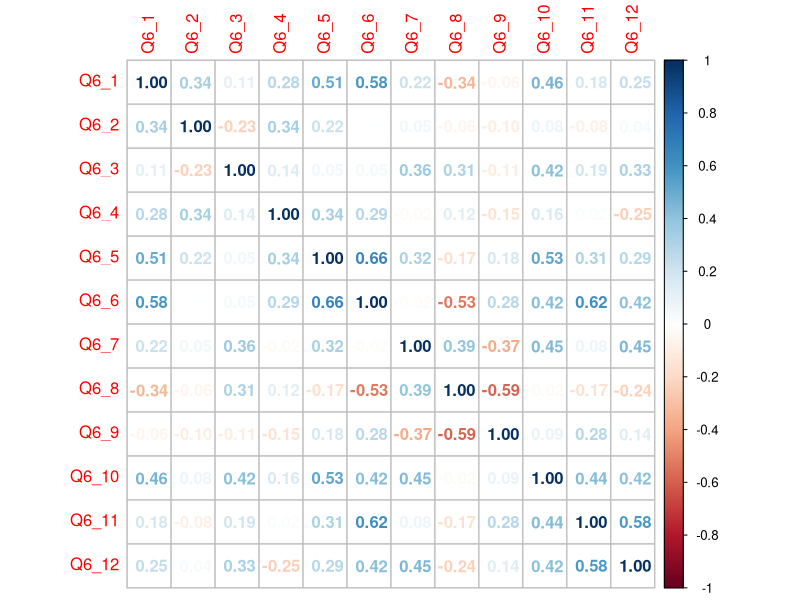
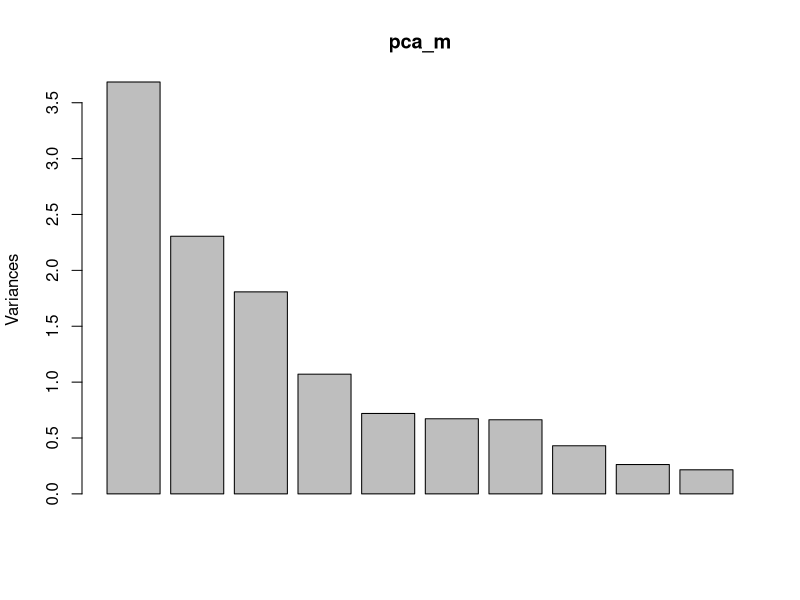
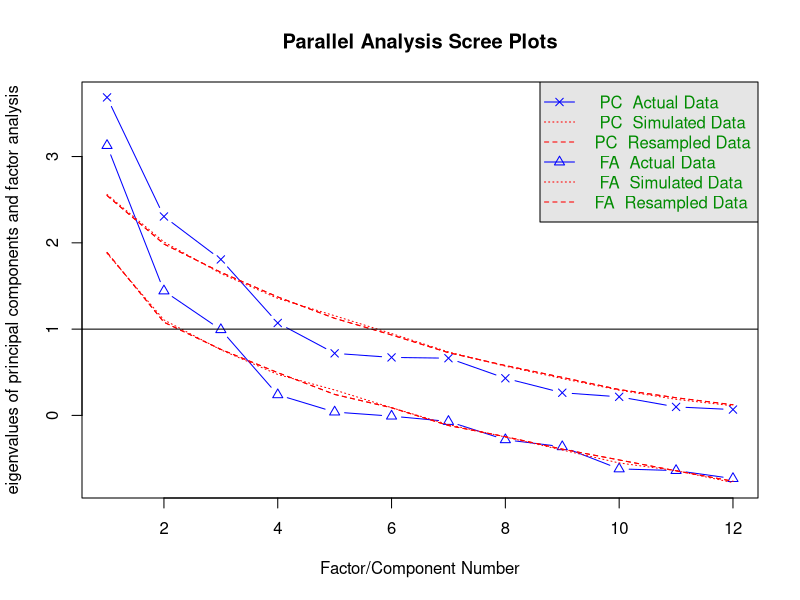

Here is the R script that generated these plots, in order: (Note: this script raises an error after producing the figures.)
#Read libraries

library(tidyverse)
library(readr)
library(corrplot)
library(skimr)
library(psych)
library(lavaan)

#Read the data

data <- read_csv("data_qualtrics.csv")

#Select the rows and columns needed
data <- data %>% 
  filter(!row_number() %in% c(1,2)) %>% 
  select(Q6_1:Q6_12) %>% 
  drop_na() %>% 
  mutate_if(is.character, as.factor)

data %>% summary()

#Recode to numbers
data <- data %>% 
  mutate_at(vars(Q6_1:Q6_12), list(~recode(.,'Strongly disagree' = 1, 
                                           'Disagree' = 2, 
                                           'Neutral' = 3,
                                           'Agree' = 4,
                                           'Strongly Agree' = 5)))

#Reverse order of item 8
data$Q6_8 <- 6 - data$Q6_8

#Correlation
corrplot(cor(data), method = 'number', )

#Skim all the variables

skim(data)

#Reliability

alpha(data)

#PCA
pca_m <- prcomp(data, center = T, scale. = T)
summary(pca_m)
plot(pca_m)

#EFA

efa_m <- fa(data,nfactors = 3, rotate = "varimax")
summary(efa_m)

#Parallel
parallel <- fa.parallel(data)

#CFA
#Define the latent constructs

model <- '
    P1 =~ Q6_1 + Q6_4 + Q6_7 + Q6_12
    P2 =~ Q6_6 + Q6_10
    P4 =~ Q6_2 + Q6_8 
    P6 =~ Q6_3 + Q6_5 
    P8 =~ Q6_9 + Q6_11'

m_1 <- cfa(model, data = data)

summary(m_1, standardized=TRUE)
fitmeasures(m_1,fit.measures = c("rmsea","cfi","tli","srmr"))
